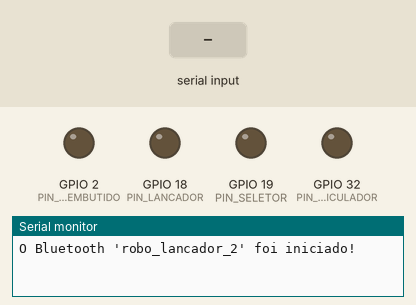
The sketch below on a simulated ESP32. Shown: output pins drawn as LEDs (lit = HIGH), the last lines printed to the serial monitor. The inputs (shaded band) are chosen by the test bench. Nothing arrives over Bluetooth unless stated.

Above: at 1.2 s.
1.3 s: "Z\n" received over the second serial link
At 2.2 s:
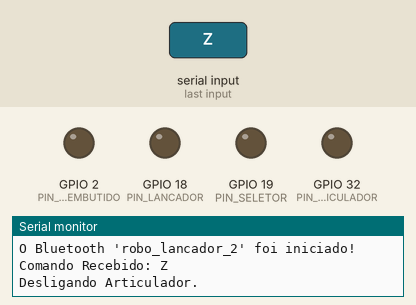
2.8 s: "F90\n" received over the second serial link
At 4.0 s:
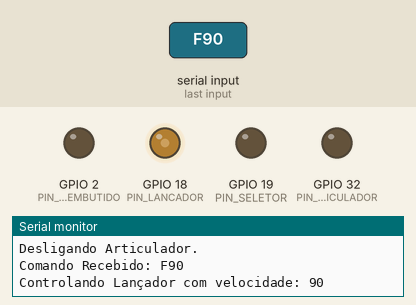
4.4 s: "P\n" received over the second serial link
At 5.2 s:
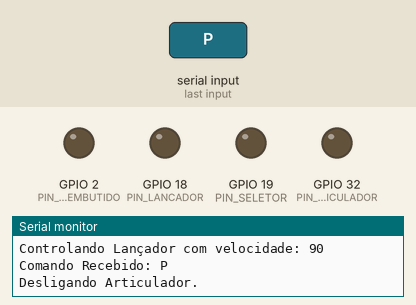
6.0 s: "E90\n" received over the second serial link
At 6.5 s:
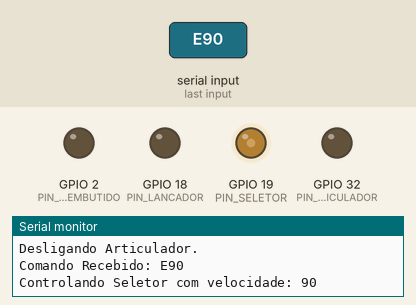
7.6 s: "90,45\n" received over the second serial link
At 8.2 s:
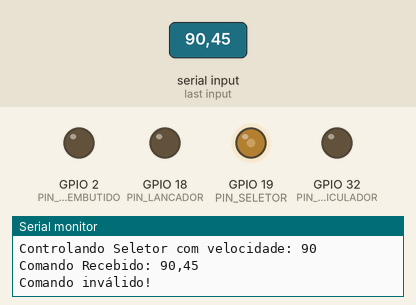
9.1 s: "D90\n" received over the second serial link
At 10.0 s:
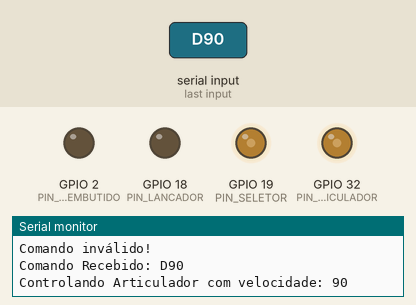
Timing chart, 0 to 11.7 s (numbered marks = the images above; inputs shaded):
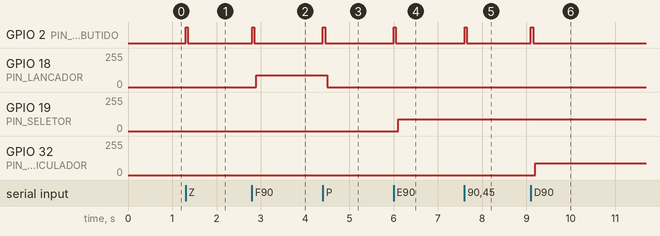

Measured:
- after the input at 1.3 s, GPIO 2 (PIN_LED_EMBUTIDO): LOW → HIGH at once, → LOW 0.05 s later
- after the input at 2.8 s, GPIO 2 (PIN_LED_EMBUTIDO): LOW → HIGH at once, → LOW 0.05 s later; GPIO 18 (PIN_LANCADOR): 0/255 → 90/255 after 0.10 s
- after the input at 4.4 s, GPIO 2 (PIN_LED_EMBUTIDO): LOW → HIGH at once, → LOW 0.05 s later; GPIO 18 (PIN_LANCADOR): 90/255 → 0/255 after 0.10 s
- after the input at 6.0 s, GPIO 2 (PIN_LED_EMBUTIDO): LOW → HIGH at once, → LOW 0.05 s later; GPIO 19 (PIN_SELETOR): 0/255 → 90/255 after 0.10 s
- after the input at 7.6 s, GPIO 2 (PIN_LED_EMBUTIDO): LOW → HIGH at once, → LOW 0.05 s later
- after the input at 9.1 s, GPIO 2 (PIN_LED_EMBUTIDO): LOW → HIGH at once, → LOW 0.05 s later; GPIO 32 (PIN_ARTICULADOR): 0/255 → 90/255 after 0.10 s

The sketch:

ROBO_LANCADOR_V2.ino
```cpp
#include "BluetoothSerial.h" // Inclui a biblioteca para comunicação Bluetooth

#if !defined(CONFIG_BT_ENABLED) || !defined(CONFIG_BLUEDROID_ENABLED)
#error Bluetooth is not enabled! Please run `make menuconfig` to enable it.
#endif

BluetoothSerial SerialBT; // Cria um objeto BluetoothSerial

// Definição dos pinos GPIO para os motores e o LED
const int PIN_LANCADOR = 18;  // Motor Lançador (GPIO 18)
const int PIN_SELETOR = 19;   // Motor Seletor (GPIO 19)
const int PIN_ARTICULADOR = 32; // Motor Articulador (GPIO 32)
const int PIN_LED_EMBUTIDO = 2; // LED embutido do ESP32 (GPIO 2)

// Configurações de PWM para controle dos motores
// Canais PWM para o ESP32 (0-15)
const int canalLancador = 0;
const int canalSeletor = 1;
const int canalArticulador = 2;

// Frequência do PWM (Hz)
const int freqPWM = 5000; // 5 kHz é um bom ponto de partida para motores DC
// Resolução do PWM (bits). 8 bits = 0-255
const int resolucaoPWM = 8; // Permite valores de 0 a 255 para a velocidade

void setup() {
  Serial.begin(9600); // Inicia a comunicação serial para depuração
  SerialBT.begin("robo_lancador_2"); // Inicia o Bluetooth com o nome "robo_lancador_2"
  Serial.println("O Bluetooth 'robo_lancador_2' foi iniciado!");

  // Configura os pinos dos motores como saída
  pinMode(PIN_LANCADOR, OUTPUT);
  pinMode(PIN_SELETOR, OUTPUT);
  pinMode(PIN_ARTICULADOR, OUTPUT);
  pinMode(PIN_LED_EMBUTIDO, OUTPUT); // Configura o pino do LED como saída

  // Configura os canais PWM
  // ledcSetup(canal, freq, resolucao)
  ledcSetup(canalLancador, freqPWM, resolucaoPWM);
  ledcSetup(canalSeletor, freqPWM, resolucaoPWM);
  ledcSetup(canalArticulador, freqPWM, resolucaoPWM);

  // Atribui os canais PWM aos pinos dos motores
  // ledcAttachPin(pino, canal)
  ledcAttachPin(PIN_LANCADOR, canalLancador);
  ledcAttachPin(PIN_SELETOR, canalSeletor);
  ledcAttachPin(PIN_ARTICULADOR, canalArticulador);

  // Define o status inicial dos motores como LOW (desligados)
  ledcWrite(canalLancador, 0);   // Velocidade 0 para o lançador
  ledcWrite(canalSeletor, 0);    // Velocidade 0 para o seletor
  ledcWrite(canalArticulador, 0); // Velocidade 0 para o articulador
}

void loop() {
  // Verifica se há dados disponíveis via Bluetooth
  if (SerialBT.available()) {
    String comandoCompleto = SerialBT.readStringUntil('\n'); // Lê o comando completo até a quebra de linha
    comandoCompleto.trim(); // Remove espaços em branco no início/fim

    Serial.print("Comando Recebido: ");
    Serial.println(comandoCompleto); // Imprime o comando completo na serial

    // Faz o LED embutido piscar
    digitalWrite(PIN_LED_EMBUTIDO, HIGH); // Liga o LED
    delay(50); // Mantém ligado por 50ms
    digitalWrite(PIN_LED_EMBUTIDO, LOW);  // Desliga o LED
    delay(50); // Mantém desligado por 50ms (para um piscar rápido)

    // Extrai o caractere de comando (primeira letra)
    char tipoComando = comandoCompleto.charAt(0);

    // Extrai o valor da velocidade (o restante da string)
    int velocidade = comandoCompleto.substring(1).toInt();

    // Garante que a velocidade esteja dentro da faixa de 0 a 255
    velocidade = constrain(velocidade, 0, 255);

    // Processa o comando
    switch (tipoComando) {
      case 'F': // Lançador (F de "Forward" ou Lançador - como você usa "lancador")
        Serial.print("Controlando Lançador com velocidade: ");
        Serial.println(velocidade);
        ledcWrite(canalLancador, velocidade); // Define a velocidade do lançador
        break;

      case 'E': // Seletor
        Serial.print("Controlando Seletor com velocidade: ");
        Serial.println(velocidade);
        ledcWrite(canalSeletor, velocidade); // Define a velocidade do seletor
        break;

      case 'D': // Articulador
        Serial.print("Controlando Articulador com velocidade: ");
        Serial.println(velocidade);
        ledcWrite(canalArticulador, velocidade); // Define a velocidade do articulador
        break;

      // Comandos para DESLIGAR os motores (botões separados)
      case 'X': // Desligar Lançador (usando 'f' minúsculo para diferenciar)
        Serial.println("Desligando Lançador.");
        ledcWrite(canalLancador, 0); // Define a velocidade do lançador para 0
        break;

      case 'Y': // Desligar Seletor
        Serial.println("Desligando Seletor.");
        ledcWrite(canalSeletor, 0); // Define a velocidade do seletor para 0
        break;

      case 'Z': // Desligar Articulador
        Serial.println("Desligando Articulador.");
        ledcWrite(canalArticulador, 0); // Define a velocidade do articulador para 0
        break;

      case 'P': // Desligar Articulador
        Serial.println("Desligando Articulador.");
        ledcWrite(canalLancador, 0); // Define a velocidade do articulador para 0
        ledcWrite(canalSeletor, 0); // Define a velocidade do articulador para 0
        ledcWrite(canalArticulador, 0); // Define a velocidade do articulador para 0
        break;


      default:
        Serial.println("Comando inválido!");
        break;
    }
  }
}
```
